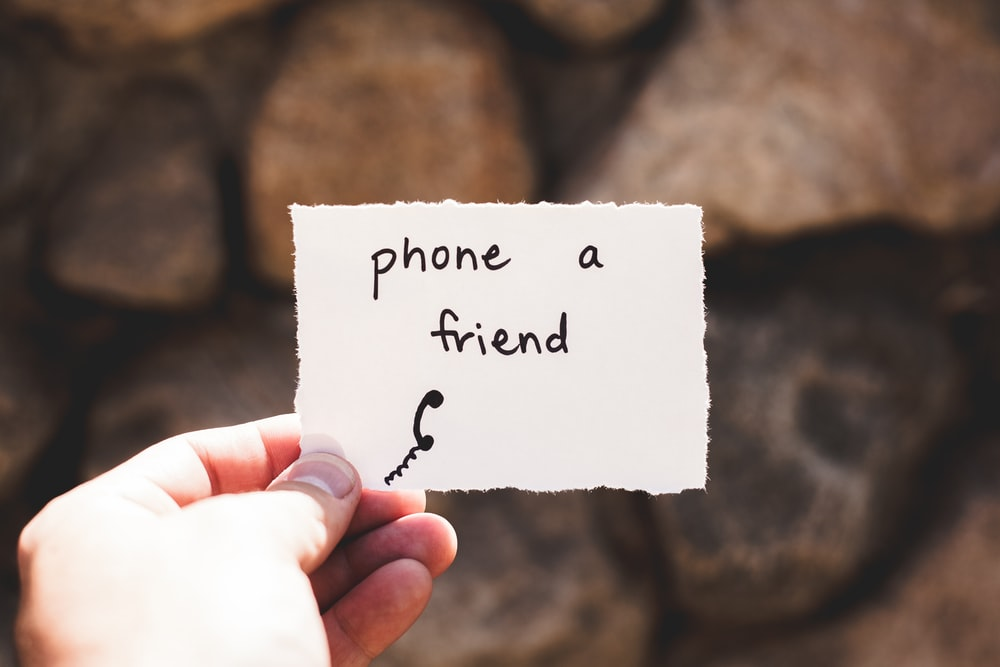
#> input picture Resources/phonefriend.jpg, 1000 x 667 px
$ python textIdentifier.py
#> lines starting #> are read from the running program, lines starting #| are printed output that depends on the picture; after the words box and inside, x2 and y2 are one past the last pixel; in counts of white or black regions, pixels touching at a corner belong together
#> further down, imgOriginal is the input picture: shape (667, 1000, 3); mean B, G, R 101.7, 110.2, 128.5
import cv2
import pytesseract

def thresh(img):
    imgGray = cv2.cvtColor(img,cv2.COLOR_BGR2GRAY)
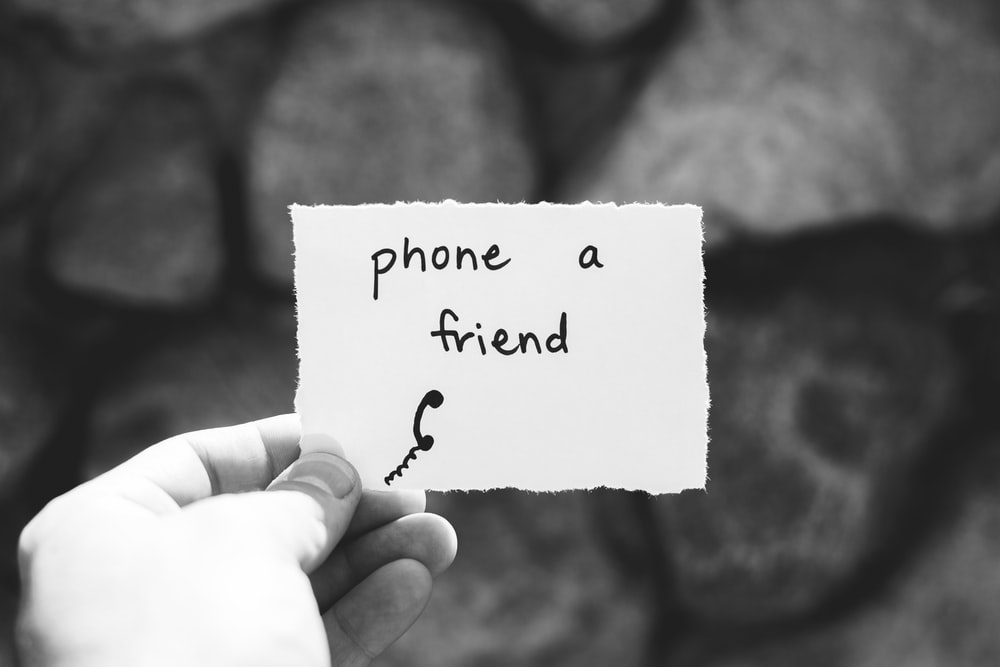
#> imgGray: shape (667, 1000); min 2, max 255, mean 114.7
    finalImg = cv2.adaptiveThreshold(imgGray,255,cv2.ADAPTIVE_THRESH_GAUSSIAN_C,cv2.THRESH_BINARY,31,2) #anything below 100 (darkness) will stay dark, rest becomes 255 (white)
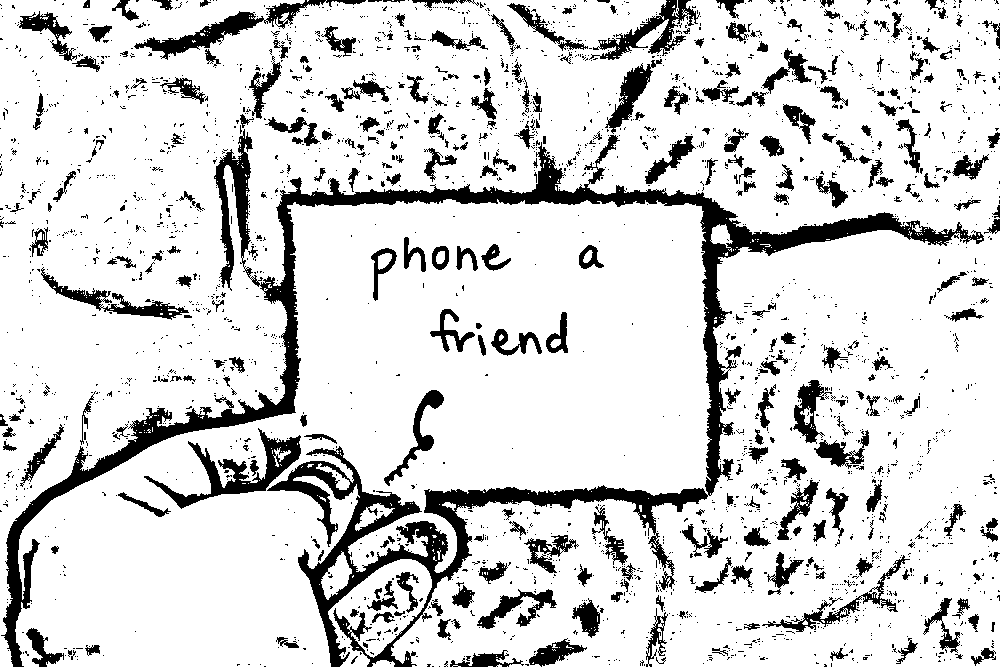
#> finalImg: shape (667, 1000); 84.3% white; 2598 black regions (2270 under 20 px), largest, box (x1, y1, x2, y2) and area: (1, 129, 984, 667) 41867, (144, 428, 301, 509) 2923, (134, 0, 366, 60) 2444
    ret2, finalImg2 = cv2.threshold(imgGray, 200, 255, cv2.THRESH_BINARY) #anything below 100 (darkness) will stay dark, rest becomes 255 (white)
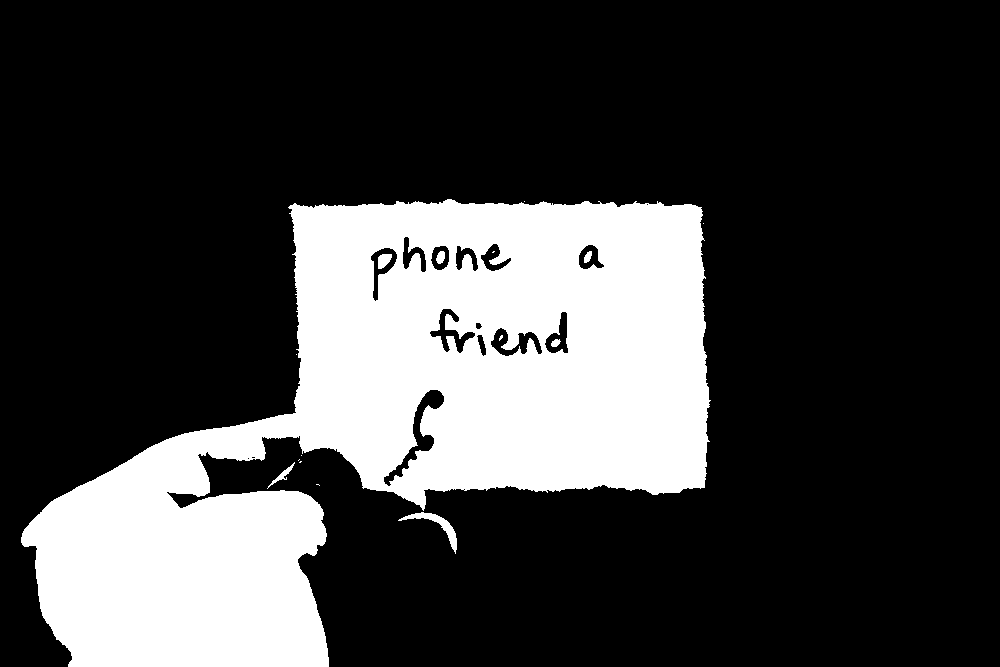
#> finalImg2: shape (667, 1000); 24.9% white; 16 white regions (9 under 20 px), largest, box (x1, y1, x2, y2) and area: (21, 199, 711, 667) 164740, (398, 512, 457, 554) 483, (378, 254, 392, 269) 154
    return finalImg, finalImg2

def canny(img):
    imgGray = cv2.cvtColor(img,cv2.COLOR_BGR2GRAY)
    finalImg = cv2.Canny(imgGray, 100,100)
    return finalImg


pytesseract.pytesseract.tesseract_cmd = r"C:\Program Files\Tesseract-OCR\tesseract.exe"

imgOriginal =  cv2.imread("../Resources/phonefriend.jpg")
img = imgOriginal.copy()
img2 = img.copy()
cv2.imshow("img", img)
cv2.waitKey(1000)
# cv2.imshow("Text",img)
thresh,thresh2 = thresh(img)

# [29 lines of commented-out code are left out]


print(pytesseract.image_to_string(thresh))
#> (this line was passed over: pytesseract is not available in this run)

# cv2.imshow("imgthresh", img)
cv2.imshow("thresh", thresh)
cv2.imshow("thresh2", thresh2)

cv2.waitKey(0)
